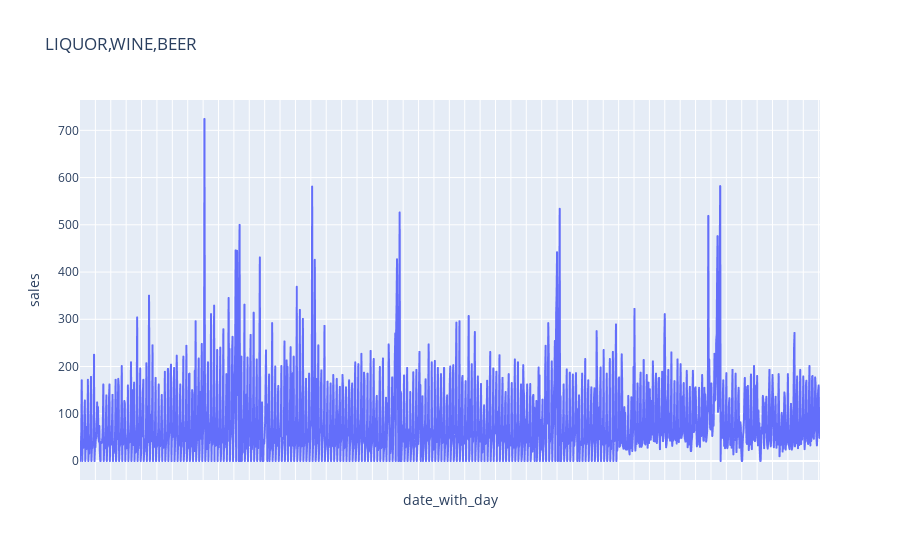

The notebook cell saved with this chart:
### Code cell
fig = px.line(alcohol, x="date_with_day", y="sales", title="LIQUOR,WINE,BEER")

# Show the plot
fig.update_layout(xaxis=dict(showticklabels=False))
fig.show()

### Figure 1 — Plotly figure (JSON) as saved in the notebook; plotly's stock layout.template omitted (floating-point values rounded to 4 significant figures; data arrays with more than 128 entries replaced by an {"elided": "..."} marker saying what was removed)
{"data": [{"hovertemplate": "date_with_day=%{x}<br>sales=%{y}<extra></extra>", "legendgroup": "", "line": {"color": "#636efa", "dash": "solid"}, "marker": {"symbol": "circle"}, "mode": "lines", "name": "", "showlegend": false, "type": "scattergl", "x": {"elided": "1684 str values"}, "xaxis": "x", "y": {"elided": "1684 int values"}, "yaxis": "y"}], "layout": {"autosize": true, "legend": {"tracegroupgap": 0}, "title": {"text": "LIQUOR,WINE,BEER"}, "xaxis": {"anchor": "y", "autorange": true, "domain": [0, 1], "range": [0, 1683], "showticklabels": false, "title": {"text": "date_with_day"}, "type": "category"}, "yaxis": {"anchor": "x", "autorange": true, "domain": [0, 1], "range": [-40.22, 764.2], "title": {"text": "sales"}, "type": "linear"}}}
